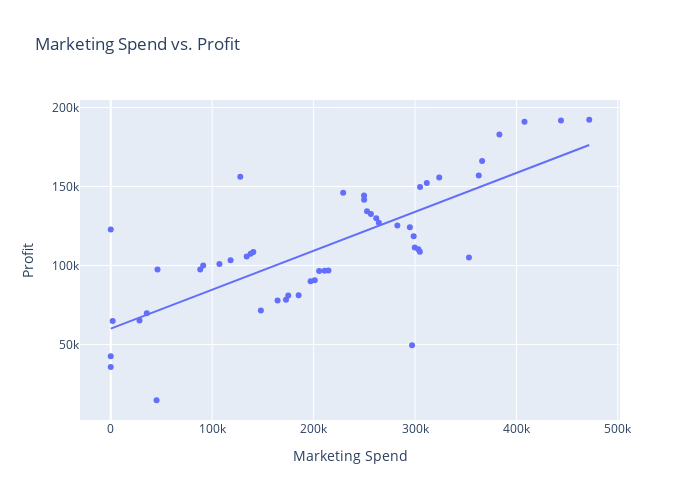

The notebook cell this image was saved under:
### Code cell
fig = px.scatter(data, 
             x=data['Marketing Spend'], 
             y=data['Profit'], 
             title='Marketing Spend vs. Profit',
             trendline='ols',
             height=500, 
             width=700)

fig.show()
